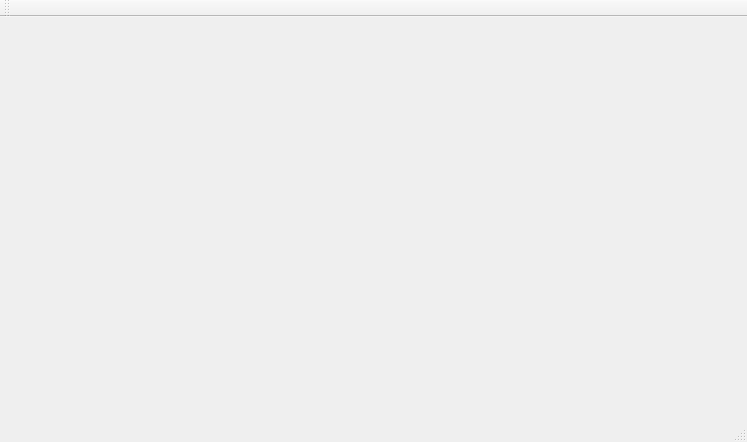
<?xml version="1.0" encoding="UTF-8"?>
<ui version="4.0">
 <class>MainWindow</class>
 <widget class="QMainWindow" name="MainWindow">
  <property name="geometry">
   <rect>
    <x>0</x>
    <y>0</y>
    <width>747</width>
    <height>442</height>
   </rect>
  </property>
  <property name="windowTitle">
   <string>MainWindow</string>
  </property>
  <widget class="QWidget" name="centralWidget"/>
  <widget class="QMenuBar" name="menuBar">
   <property name="geometry">
    <rect>
     <x>0</x>
     <y>0</y>
     <width>747</width>
     <height>23</height>
    </rect>
   </property>
  </widget>
  <widget class="QToolBar" name="mainToolBar">
   <property name="sizePolicy">
    <sizepolicy hsizetype="Preferred" vsizetype="Fixed">
     <horstretch>0</horstretch>
     <verstretch>0</verstretch>
    </sizepolicy>
   </property>
   <property name="movable">
    <bool>true</bool>
   </property>
   <attribute name="toolBarArea">
    <enum>TopToolBarArea</enum>
   </attribute>
   <attribute name="toolBarBreak">
    <bool>false</bool>
   </attribute>
  </widget>
  <widget class="QStatusBar" name="statusBar"/>
 </widget>
 <layoutdefault spacing="6" margin="11"/>
 <resources/>
 <connections/>
</ui>
